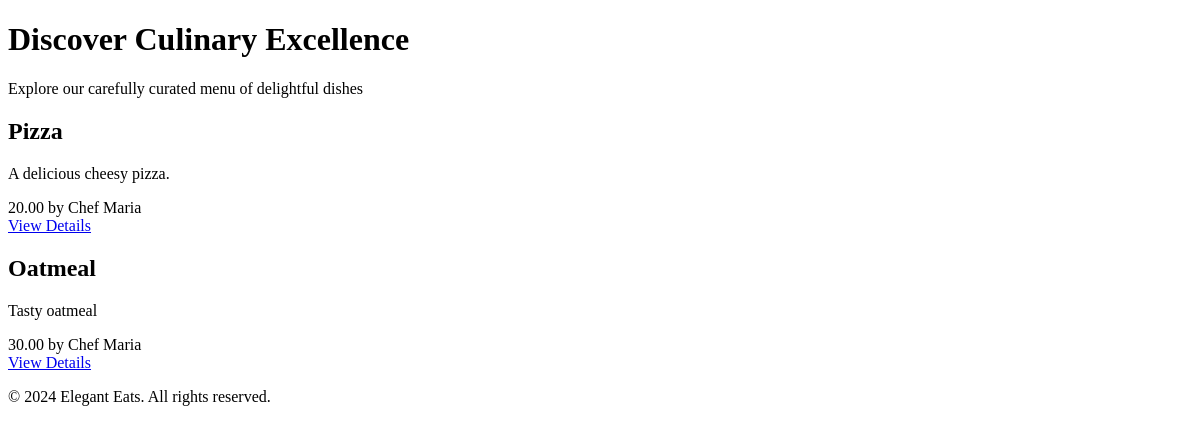
Before: / with the older database file.
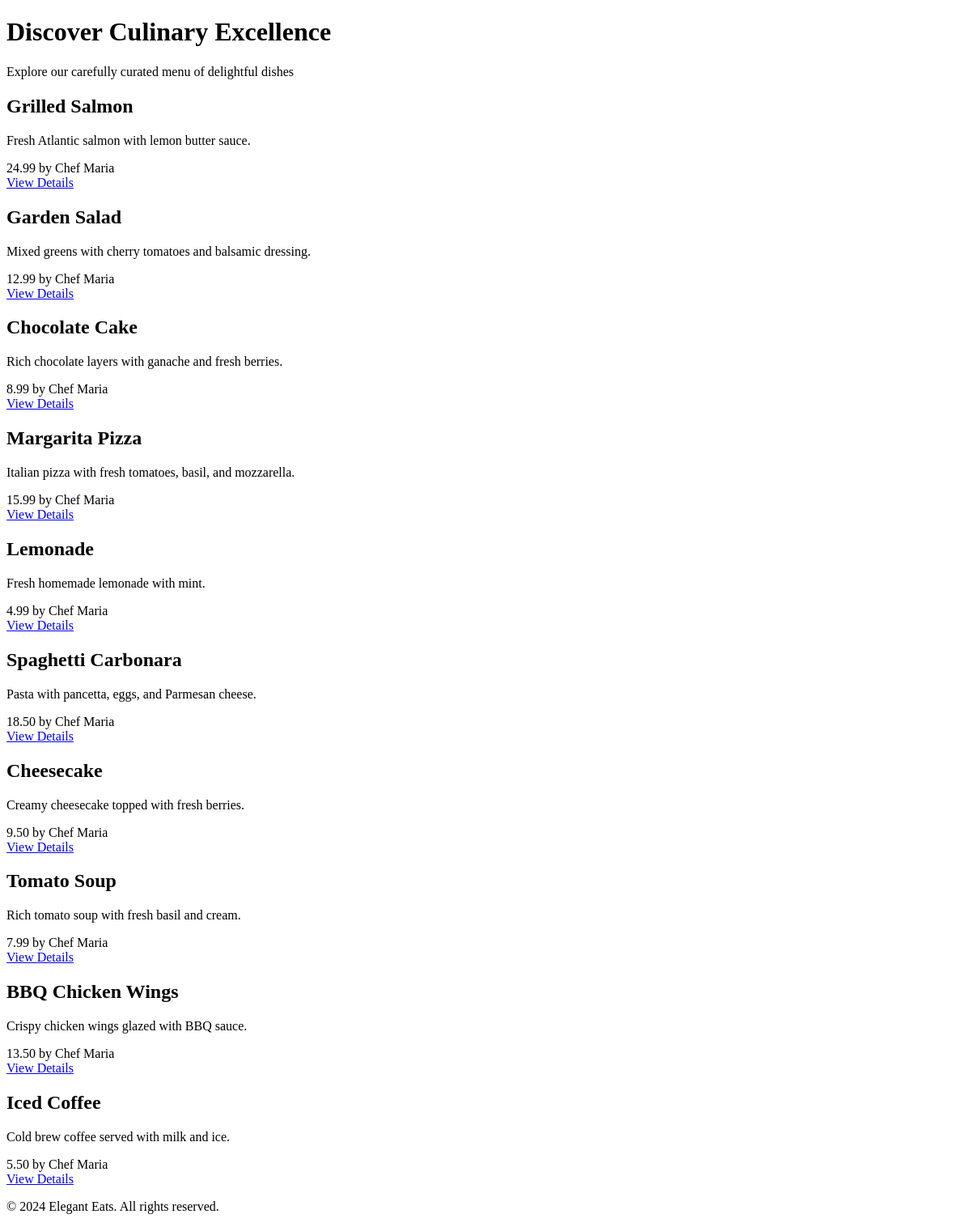
After: the same page with the newer database file.
### menu/models.py (models this page shows, shortened)
class FoodItem(models.Model):
    name = models.CharField(max_length=100)
    description = models.CharField(max_length=200)
    price = models.DecimalField(max_digits=5, decimal_places=2)

### menu/views.py (the view)
# urls.py: path('', views.menu_list, name='menu_list'),
def menu_list(request):
    items = FoodItem.objects.all()
    context = {'items': items}
    return render(request, 'menu/menu_list.html', context)

### menu/templates/menu/menu_list.html (shortened to what this page needs)
<!DOCTYPE html>
<html lang="en">
<head>
</head>
<body>
    <main>
        <header class="hero">
            <h1>Discover Culinary Excellence</h1>
            <p>Explore our carefully curated menu of delightful dishes</p>
        </header>
        <section class="menu-grid">
            {% for item in items %}
            <article class="menu-item">
                <div class="menu-item-content">
                    <h2>{{ item.name }}</h2>
                    <p>{{ item.description }}</p>
                    <div class="menu-item-meta">
                        <span class="price">{{ item.price }}</span>
                        <span class="chef">by Chef Maria</span>
                    </div>
                    <a href="/{{ item.id }}" class="btn-details">View Details</a>
                </div>
            </article>
            {% endfor %}
        </section>
    </main>
    <footer>
        <p>&copy; 2024 Elegant Eats. All rights reserved.</p>
    </footer>
</body>
</html>

Changed rows visible on the page:
removed FoodItem: name "Pizza", description "A delicious cheesy pizza.", price "20.00"
removed FoodItem: name "Oatmeal", description "Tasty oatmeal", price "30.00"
added FoodItem: name "Grilled Salmon", description "Fresh Atlantic salmon with lemon butter sauce.", price "24.99"
added FoodItem: name "Garden Salad", description "Mixed greens with cherry tomatoes and balsamic dressing.", price "12.99"
added FoodItem: name "Chocolate Cake", description "Rich chocolate layers with ganache and fresh berries.", price "8.99"
added FoodItem: name "Margarita Pizza", description "Italian pizza with fresh tomatoes, basil, and mozzarella.", price "15.99"
added FoodItem: name "Lemonade", description "Fresh homemade lemonade with mint.", price "4.99"
added FoodItem: name "Spaghetti Carbonara", description "Pasta with pancetta, eggs, and Parmesan cheese.", price "18.50"
added FoodItem: name "Cheesecake", description "Creamy cheesecake topped with fresh berries.", price "9.50"
added FoodItem: name "Tomato Soup", description "Rich tomato soup with fresh basil and cream.", price "7.99"
added FoodItem: name "BBQ Chicken Wings", description "Crispy chicken wings glazed with BBQ sauce.", price "13.50"
added FoodItem: name "Iced Coffee", description "Cold brew coffee served with milk and ice.", price "5.50"
